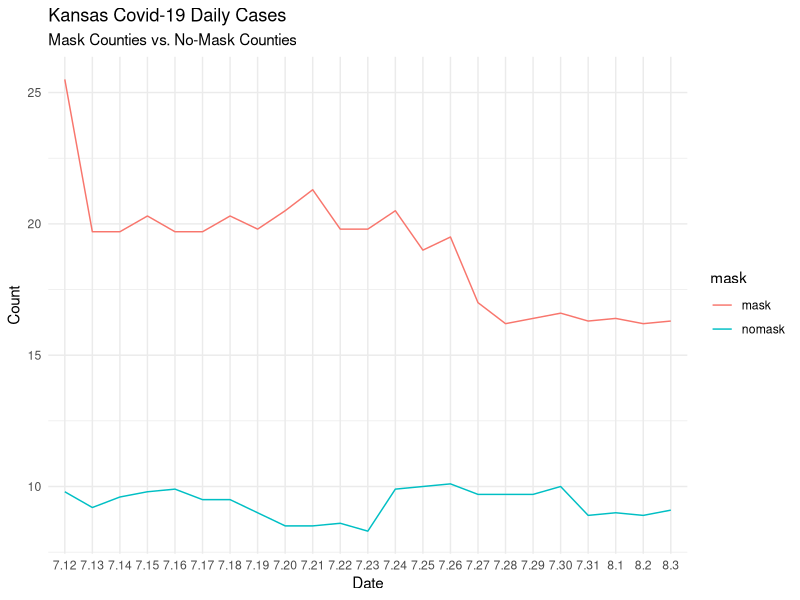
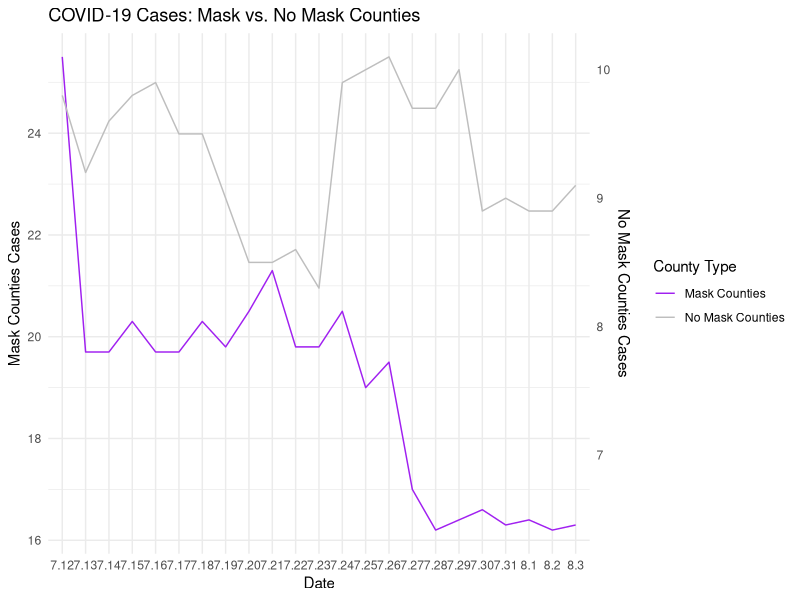

These charts were generated, in order, by the following R code:
## ---- chunk 1
library(tidyverse) 
## ---- chunk 2
df <- tribble(
  ~date, ~count, ~mask,
  "7.12", 25.5, "mask",
  "7.13", 19.7, "mask",
  "7.14", 19.7,"mask",
  "7.15", 20.3,"mask",
  "7.16", 19.7,"mask",
  "7.17", 19.7,"mask",
  "7.18", 20.3,"mask",
  "7.19", 19.8,"mask",
  "7.20", 20.5,"mask",
  "7.21", 21.3,"mask",
  "7.22", 19.8,"mask",
  "7.23", 19.8,"mask",
  "7.24", 20.5,"mask",
  "7.25", 19,"mask",
  "7.26", 19.5,"mask",
  "7.27", 17,"mask",
  "7.28", 16.2,"mask",
  "7.29", 16.4,"mask",
  "7.30", 16.6,"mask",
  "7.31", 16.3,"mask",
  "8.1", 16.4,"mask",
  "8.2", 16.2,"mask",
  "8.3", 16.3,"mask",
  "7.12", 9.8, "nomask",
  "7.13", 9.2, "nomask",
  "7.14",9.6 ,"nomask",
  "7.15", 9.8,"nomask",
  "7.16", 9.9,"nomask",
  "7.17", 9.5,"nomask",
  "7.18", 9.5,"nomask",
  "7.19", 9,"nomask",
  "7.20", 8.5,"nomask",
  "7.21", 8.5,"nomask",
  "7.22", 8.6,"nomask",
  "7.23", 8.3,"nomask",
  "7.24",9.9 ,"nomask",
  "7.25", 10,"nomask",
  "7.26",10.1 ,"nomask",
  "7.27",9.7 ,"nomask",
  "7.28", 9.7,"nomask",
  "7.29", 9.7,"nomask",
  "7.30",10 ,"nomask",
  "7.31",8.9 ,"nomask",
  "8.1", 9,"nomask",
  "8.2", 8.9,"nomask",
  "8.3", 9.1,"nomask",
  )
## ---- chunk 3
ggplot(df, aes(x = date, y = count, group  = mask)) +
  geom_line(aes(color = mask))+
  labs(title = "Kansas Covid-19 Daily Cases",
       subtitle = "Mask Counties vs. No-Mask Counties",
       x = "Date",
       y = "Count") +
  theme_minimal()
## ---- chunk 4
# Create a misleading dual y-axis line chart

df_2 <- tribble(
  ~date, ~mask, ~nomask, 
  "7.12", 25.5, 9.8,
  "7.13", 19.7, 9.2,
  "7.14", 19.7,9.6,
  "7.15", 20.3,9.8,
  "7.16", 19.7,9.9,
  "7.17", 19.7,9.5,
  "7.18", 20.3,9.5,
  "7.19", 19.8,9,
  "7.20", 20.5,8.5,
  "7.21", 21.3,8.5,
  "7.22", 19.8,8.6,
  "7.23", 19.8,8.3,
  "7.24", 20.5,9.9,
  "7.25", 19,10,
  "7.26", 19.5, 10.1,
  "7.27", 17,9.7,
  "7.28", 16.2,9.7,
  "7.29", 16.4, 10,
  "7.30", 16.6, 8.9,
  "7.31", 16.3, 9,
  "8.1", 16.4, 8.9,
  "8.2", 16.2, 8.9,
  "8.3", 16.3, 9.1,
  )
## ---- chunk 5
scale_factor <- max(df_2$mask) / max(df_2$nomask)

ggplot(df_2, aes(x = date)) +
  geom_line(aes(y = mask, color = "Mask Counties"), group = 1) +
  geom_line(aes(y = nomask * scale_factor, color = "No Mask Counties"), group = 1) +
  scale_y_continuous(
    name = "Mask Counties Cases",
    sec.axis = sec_axis(~ . / scale_factor, name = "No Mask Counties Cases")
  ) +
  scale_color_manual(name = "County Type", values = c("Mask Counties" = "purple", "No Mask Counties" = "grey")) +
  labs(title = "COVID-19 Cases: Mask vs. No Mask Counties",
       x = "Date") +
  theme_minimal()
